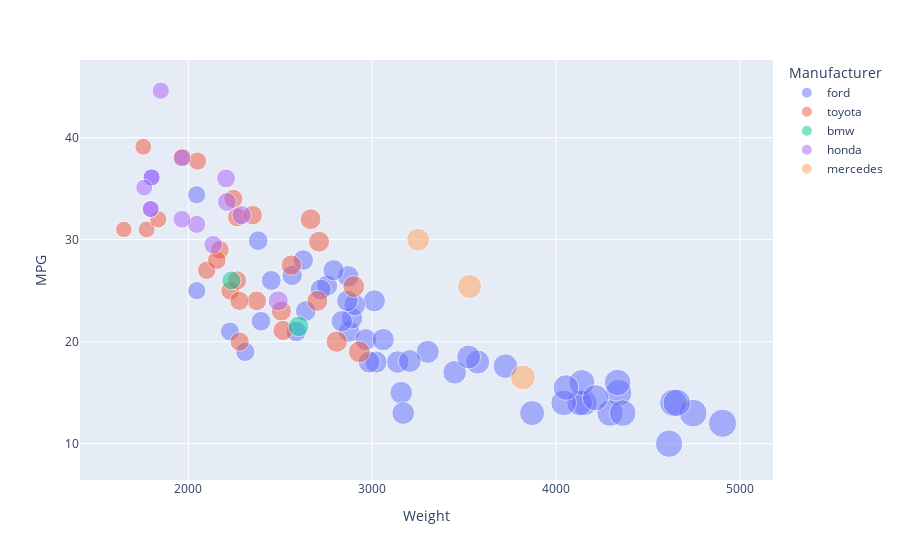

Here is the notebook cell this chart was saved with:
### Code cell
import plotly.express as px

fig = px.scatter(data, x="Weight", y="MPG", color = "Manufacturer", size = "Weight", opacity = 0.5)
fig.update_layout(xaxis = dict(tickmode = 'linear', dtick = 1000), yaxis = dict(tickmode = 'linear', dtick = 10))
fig.show()

### Figure 1 — Plotly figure (JSON) as saved in the notebook; plotly's stock layout.template omitted (floating-point values rounded to 4 significant figures)
{"data": [{"hovertemplate": "Manufacturer=ford<br>Weight=%{marker.size}<br>MPG=%{y}<extra></extra>", "legendgroup": "ford", "marker": {"color": "#636efa", "opacity": 0.5, "size": [3449, 4341, 4034, 3353, 2587, 4615, 2046, 3302, 4154, 4746, 3139, 2226, 4129, 4294, 2395, 4042, 4363, 3021, 4906, 2310, 2875, 2451, 4141, 4638, 3158, 4657, 3169, 2639, 2984, 4215, 3012, 3574, 2565, 3870, 3525, 4335, 2755, 1800, 2965, 2720, 3205, 2890, 3725, 4054, 2870, 2905, 2045, 2380, 3060, 2865, 2835, 2790, 2625], "sizemode": "area", "sizeref": 12.27, "symbol": "circle"}, "mode": "markers", "name": "ford", "orientation": "v", "showlegend": true, "type": "scatter", "x": [3449, 4341, 4034, 3353, 2587, 4615, 2046, 3302, 4154, 4746, 3139, 2226, 4129, 4294, 2395, 4042, 4363, 3021, 4906, 2310, 2875, 2451, 4141, 4638, 3158, 4657, 3169, 2639, 2984, 4215, 3012, 3574, 2565, 3870, 3525, 4335, 2755, 1800, 2965, 2720, 3205, 2890, 3725, 4054, 2870, 2905, 2045, 2380, 3060, 2865, 2835, 2790, 2625], "xaxis": "x", "y": [17, 15, null, null, 21, 10, 25, 19, 14, 13, 18, 21, 14, 13, 22, 14, 13, 18, 12, 19, 21, 26, 16, 14, 15, 14, 13, 23, 18, 14.5, 24, 18, 26.5, 13, 18.5, 16, 25.5, 36.1, 20.2, 25.1, 18.1, 22.3, 17.6, 15.5, 26.4, 23.6, 34.4, 29.9, 20.2, 24, 22, 27, 28], "yaxis": "y"}, {"hovertemplate": "Manufacturer=toyota<br>Weight=%{marker.size}<br>MPG=%{y}<extra></extra>", "legendgroup": "toyota", "marker": {"color": "#EF553B", "opacity": 0.5, "size": [2372, 2228, 1773, 2278, 2506, 2100, 2279, 2807, 1836, 1649, 2171, 2702, 2155, 2930, 2265, 2560, 2515, 1968, 2711, 2265, 1755, 2050, 2350, 2900, 2245, 2665], "sizemode": "area", "sizeref": 12.27, "symbol": "circle"}, "mode": "markers", "name": "toyota", "orientation": "v", "showlegend": true, "type": "scatter", "x": [2372, 2228, 1773, 2278, 2506, 2100, 2279, 2807, 1836, 1649, 2171, 2702, 2155, 2930, 2265, 2560, 2515, 1968, 2711, 2265, 1755, 2050, 2350, 2900, 2245, 2665], "xaxis": "x", "y": [24, 25, 31, 24, 23, 27, 20, 20, 32, 31, 29, 24, 28, 19, 26, 27.5, 21.1, 38.1, 29.8, 32.2, 39.1, 37.7, 32.4, 25.4, 34, 32], "yaxis": "y"}, {"hovertemplate": "Manufacturer=bmw<br>Weight=%{marker.size}<br>MPG=%{y}<extra></extra>", "legendgroup": "bmw", "marker": {"color": "#00cc96", "opacity": 0.5, "size": [2234, 2600], "sizemode": "area", "sizeref": 12.27, "symbol": "circle"}, "mode": "markers", "name": "bmw", "orientation": "v", "showlegend": true, "type": "scatter", "x": [2234, 2600], "xaxis": "x", "y": [26, 21.5], "yaxis": "y"}, {"hovertemplate": "Manufacturer=honda<br>Weight=%{marker.size}<br>MPG=%{y}<extra></extra>", "legendgroup": "honda", "marker": {"color": "#ab63fa", "opacity": 0.5, "size": [2489, 1795, 1795, 2045, 1800, 2135, 1850, 2290, 1760, 2210, 2205, 1965, 1965], "sizemode": "area", "sizeref": 12.27, "symbol": "circle"}, "mode": "markers", "name": "honda", "orientation": "v", "showlegend": true, "type": "scatter", "x": [2489, 1795, 1795, 2045, 1800, 2135, 1850, 2290, 1760, 2210, 2205, 1965, 1965], "xaxis": "x", "y": [24, 33, 33, 31.5, 36.1, 29.5, 44.6, 32.4, 35.1, 33.7, 36, 38, 32], "yaxis": "y"}, {"hovertemplate": "Manufacturer=mercedes<br>Weight=%{marker.size}<br>MPG=%{y}<extra></extra>", "legendgroup": "mercedes", "marker": {"color": "#FFA15A", "opacity": 0.5, "size": [3820, 3530, 3250], "sizemode": "area", "sizeref": 12.27, "symbol": "circle"}, "mode": "markers", "name": "mercedes", "orientation": "v", "showlegend": true, "type": "scatter", "x": [3820, 3530, 3250], "xaxis": "x", "y": [16.5, 25.4, 30], "yaxis": "y"}], "layout": {"legend": {"itemsizing": "constant", "title": {"text": "Manufacturer"}, "tracegroupgap": 0}, "margin": {"t": 60}, "xaxis": {"anchor": "y", "domain": [0, 1], "dtick": 1000, "tickmode": "linear", "title": {"text": "Weight"}}, "yaxis": {"anchor": "x", "domain": [0, 1], "dtick": 10, "tickmode": "linear", "title": {"text": "MPG"}}}}
